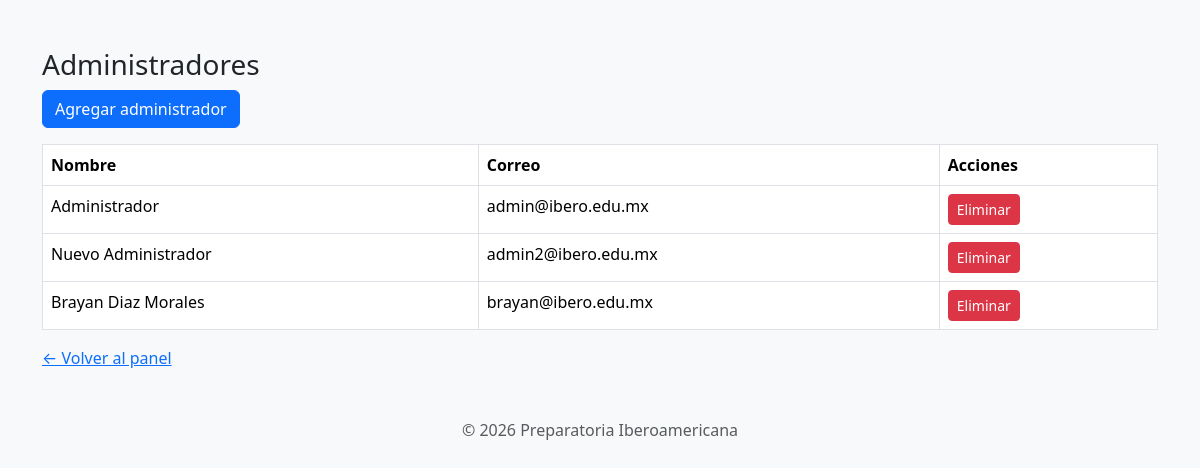
/admin/admins.php (signed in), run on the app's committed database.
### tables this page shows
CREATE TABLE `usuarios` (
  `id` int(11) NOT NULL,
  `nombre` varchar(150) NOT NULL,
  `correo` varchar(100) NOT NULL,
  `password` varchar(255) NOT NULL,
  `rol` enum('admin','alumno') NOT NULL,
  `fecha` timestamp NOT NULL DEFAULT current_timestamp()
);

### admin/admins.php (the view, shortened to what this page needs)
<?php
require_once __DIR__ . '/../config/db.php';
$sql = "SELECT id, nombre, correo FROM usuarios WHERE rol = 'admin'";
$result = $conn->query($sql);
?>
<!DOCTYPE html>
<html lang="es">
<head>
    <link href="https://cdn.jsdelivr.net/npm/bootstrap@5.3.2/dist/css/bootstrap.min.css" rel="stylesheet">
    <link rel="stylesheet" href="../css/style.css">
</head>
<body class="bg-light">
<div class="container my-5">
    <h3>Administradores</h3>
    <a href="alta-admin.php" class="btn btn-primary mb-3">
        Agregar administrador
    </a>
    <table class="table table-bordered">
        <tr>
            <th>Nombre</th>
            <th>Correo</th>
            <th>Acciones</th>
        </tr>
        <?php while ($row = $result->fetch_assoc()): ?>
            <tr>
                <td><?= htmlspecialchars($row['nombre']) ?></td>
                <td><?= htmlspecialchars($row['correo']) ?></td>
                <td>
                    <?php if ($row['id'] !== $_SESSION['id']): ?>
                        <form action="eliminar-admin.php" method="POST" style="display:inline;">
                            <button class="btn btn-danger btn-sm"
                                    onclick="return confirm('¿Eliminar este administrador?');">
                                Eliminar
                            </button>
                        </form>
                    <?php else: ?>
                        <span class="text-muted">Sesión activa</span>
                    <?php endif; ?>
                </td>
            </tr>
        <?php endwhile; ?>
    </table>
    <a href="panel-admin.php">← Volver al panel</a>
</div>
<p class="text-center mt-3 mb-0 text-muted">
    © 2026 Preparatoria Iberoamericana
</p>
</body>
</html>

### data on the page
usuarios: nombre "Administrador", correo "admin@ibero.edu.mx"
usuarios: nombre "Nuevo Administrador", correo "admin2@ibero.edu.mx"
usuarios: nombre "Brayan Diaz Morales", correo "brayan@ibero.edu.mx"
